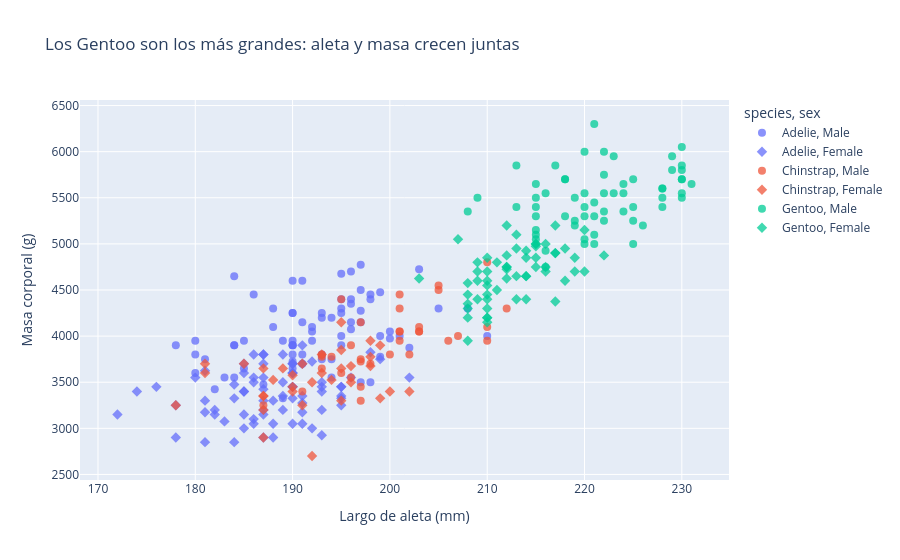

Source (notebook cell):
### Markdown cell above
## 5. Interactividad con Plotly Express y lectura analítica
`hover` para detalle, **zoom**, clic en la leyenda para filtrar, exportar a HTML para compartir.

### Code cell
fig = px.scatter(penguins, x="flipper_length_mm", y="body_mass_g", color="species", symbol="sex",
                 hover_data=["island", "bill_length_mm", "bill_depth_mm"],
                 labels={"flipper_length_mm": "Largo de aleta (mm)", "body_mass_g": "Masa corporal (g)"},
                 title="Los Gentoo son los más grandes: aleta y masa crecen juntas")
fig.update_traces(marker=dict(size=8, opacity=0.75))
fig.write_html("penguins_interactivo.html")
fig.show()

### Figure 1 — Plotly figure (JSON) as saved in the notebook; plotly's stock layout.template omitted (floating-point values rounded to 4 significant figures; data arrays with more than 128 entries replaced by an {"elided": "..."} marker saying what was removed)
{"data": [{"customdata": {"elided": "73x3 mixed values"}, "hovertemplate": "species=Adelie<br>sex=Male<br>Largo de aleta (mm)=%{x}<br>Masa corporal (g)=%{y}<br>island=%{customdata[0]}<br>bill_length_mm=%{customdata[1]}<br>bill_depth_mm=%{customdata[2]}<extra></extra>", "legendgroup": "Adelie, Male", "marker": {"color": "#636efa", "opacity": 0.75, "size": 8, "symbol": "circle"}, "mode": "markers", "name": "Adelie, Male", "orientation": "v", "showlegend": true, "type": "scatter", "x": [181.0, 190.0, 195.0, 191.0, 198.0, 197.0, 194.0, 180.0, 185.0, 180.0, 183.0, 180.0, 178.0, 184.0, 196.0, 190.0, 184.0, 195.0, 196.0, 190.0, 182.0, 191.0, 188.0, 200.0, 191.0, 193.0, 194.0, 195.0, 192.0, 192.0, 188.0, 198.0, 190.0, 197.0, 195.0, 184.0, 195.0, 196.0, 193.0, 194.0, 190.0, 189.0, 205.0, 186.0, 208.0, 196.0, 192.0, 203.0, 190.0, 184.0, 190.0, 197.0, 191.0, 197.0, 196.0, 199.0, 189.0, 198.0, 202.0, 199.0, 195.0, 210.0, 197.0, 199.0, 190.0, 200.0, 193.0, 187.0, 190.0, 185.0, 190.0, 193.0, 201.0], "xaxis": "x", "y": [3750.0, 3650.0, 4675.0, 3800.0, 4400.0, 4500.0, 4200.0, 3600.0, 3950.0, 3800.0, 3550.0, 3950.0, 3900.0, 3900.0, 4150.0, 3950.0, 4650.0, 3900.0, 4400.0, 4600.0, 3425.0, 4150.0, 4300.0, 4050.0, 3700.0, 3800.0, 3750.0, 4400.0, 4050.0, 3950.0, 4100.0, 4450.0, 3900.0, 4150.0, 4250.0, 3900.0, 4000.0, 4700.0, 4200.0, 3550.0, 3800.0, 3950.0, 4300.0, 4450.0, 4300.0, 4350.0, 4100.0, 4725.0, 4250.0, 3550.0, 3900.0, 4775.0, 4600.0, 4275.0, 4075.0, 3775.0, 3325.0, 3500.0, 3875.0, 4000.0, 4300.0, 4000.0, 3500.0, 4475.0, 3900.0, 3975.0, 4250.0, 3475.0, 3725.0, 3650.0, 4250.0, 3750.0, 4000.0], "yaxis": "y"}, {"customdata": {"elided": "73x3 mixed values"}, "hovertemplate": "species=Adelie<br>sex=Female<br>Largo de aleta (mm)=%{x}<br>Masa corporal (g)=%{y}<br>island=%{customdata[0]}<br>bill_length_mm=%{customdata[1]}<br>bill_depth_mm=%{customdata[2]}<extra></extra>", "legendgroup": "Adelie, Female", "marker": {"color": "#636efa", "opacity": 0.75, "size": 8, "symbol": "diamond"}, "mode": "markers", "name": "Adelie, Female", "orientation": "v", "showlegend": true, "type": "scatter", "x": [186.0, 195.0, 193.0, 181.0, 182.0, 185.0, 195.0, 184.0, 174.0, 189.0, 187.0, 187.0, 172.0, 178.0, 188.0, 195.0, 180.0, 181.0, 182.0, 186.0, 185.0, 190.0, 186.0, 190.0, 187.0, 186.0, 181.0, 185.0, 185.0, 184.0, 195.0, 190.0, 190.0, 196.0, 190.0, 191.0, 187.0, 189.0, 187.0, 191.0, 189.0, 190.0, 202.0, 185.0, 187.0, 190.0, 178.0, 192.0, 183.0, 193.0, 199.0, 181.0, 198.0, 193.0, 191.0, 188.0, 189.0, 187.0, 176.0, 186.0, 191.0, 191.0, 190.0, 193.0, 187.0, 191.0, 185.0, 193.0, 188.0, 192.0, 184.0, 195.0, 187.0], "xaxis": "x", "y": [3800.0, 3250.0, 3450.0, 3625.0, 3200.0, 3700.0, 3450.0, 3325.0, 3400.0, 3800.0, 3800.0, 3200.0, 3150.0, 3250.0, 3300.0, 3325.0, 3550.0, 3300.0, 3150.0, 3100.0, 3000.0, 3450.0, 3500.0, 3450.0, 2900.0, 3550.0, 2850.0, 3150.0, 3600.0, 2850.0, 3350.0, 3050.0, 3600.0, 3550.0, 3700.0, 3700.0, 3550.0, 3200.0, 3800.0, 3350.0, 3500.0, 3600.0, 3550.0, 3400.0, 3300.0, 3700.0, 2900.0, 3725.0, 3075.0, 2925.0, 3750.0, 3175.0, 3825.0, 3200.0, 3900.0, 2900.0, 3350.0, 3150.0, 3450.0, 3050.0, 3275.0, 3050.0, 3325.0, 3500.0, 3425.0, 3175.0, 3400.0, 3400.0, 3050.0, 3000.0, 3475.0, 3450.0, 3700.0], "yaxis": "y"}, {"customdata": [["Dream", 50.0, 19.5], ["Dream", 51.3, 19.2], ["Dream", 52.7, 19.8], ["Dream", 51.3, 18.2], ["Dream", 51.3, 19.9], ["Dream", 51.7, 20.3], ["Dream", 52.0, 18.1], ["Dream", 50.5, 19.6], ["Dream", 50.3, 20.0], ["Dream", 49.2, 18.2], ["Dream", 48.5, 17.5], ["Dream", 50.6, 19.4], ["Dream", 52.0, 19.0], ["Dream", 49.5, 19.0], ["Dream", 52.8, 20.0], ["Dream", 54.2, 20.8], ["Dream", 51.0, 18.8], ["Dream", 49.7, 18.6], ["Dream", 52.0, 20.7], ["Dream", 53.5, 19.9], ["Dream", 49.0, 19.5], ["Dream", 50.9, 19.1], ["Dream", 50.8, 18.5], ["Dream", 49.0, 19.6], ["Dream", 51.5, 18.7], ["Dream", 51.4, 19.0], ["Dream", 50.7, 19.7], ["Dream", 52.2, 18.8], ["Dream", 49.3, 19.9], ["Dream", 50.2, 18.8], ["Dream", 51.9, 19.5], ["Dream", 55.8, 19.8], ["Dream", 49.6, 18.2], ["Dream", 50.8, 19.0]], "hovertemplate": "species=Chinstrap<br>sex=Male<br>Largo de aleta (mm)=%{x}<br>Masa corporal (g)=%{y}<br>island=%{customdata[0]}<br>bill_length_mm=%{customdata[1]}<br>bill_depth_mm=%{customdata[2]}<extra></extra>", "legendgroup": "Chinstrap, Male", "marker": {"color": "#EF553B", "opacity": 0.75, "size": 8, "symbol": "circle"}, "mode": "markers", "name": "Chinstrap, Male", "orientation": "v", "showlegend": true, "type": "scatter", "x": [196.0, 193.0, 197.0, 197.0, 198.0, 194.0, 201.0, 201.0, 197.0, 195.0, 191.0, 193.0, 197.0, 200.0, 205.0, 201.0, 203.0, 195.0, 210.0, 205.0, 210.0, 196.0, 201.0, 212.0, 187.0, 201.0, 203.0, 197.0, 203.0, 202.0, 206.0, 207.0, 193.0, 210.0], "xaxis": "x", "y": [3900.0, 3650.0, 3725.0, 3750.0, 3700.0, 3775.0, 4050.0, 4050.0, 3300.0, 4400.0, 3400.0, 3800.0, 4150.0, 3800.0, 4550.0, 4300.0, 4100.0, 3600.0, 4800.0, 4500.0, 3950.0, 3550.0, 4450.0, 4300.0, 3250.0, 3950.0, 4050.0, 3450.0, 4050.0, 3800.0, 3950.0, 4000.0, 3775.0, 4100.0], "yaxis": "y"}, {"customdata": [["Dream", 46.5, 17.9], ["Dream", 45.4, 18.7], ["Dream", 45.2, 17.8], ["Dream", 46.1, 18.2], ["Dream", 46.0, 18.9], ["Dream", 46.6, 17.8], ["Dream", 47.0, 17.3], ["Dream", 45.9, 17.1], ["Dream", 58.0, 17.8], ["Dream", 46.4, 18.6], ["Dream", 42.4, 17.3], ["Dream", 43.2, 16.6], ["Dream", 46.7, 17.9], ["Dream", 50.5, 18.4], ["Dream", 46.4, 17.8], ["Dream", 40.9, 16.6], ["Dream", 42.5, 16.7], ["Dream", 47.5, 16.8], ["Dream", 47.6, 18.3], ["Dream", 46.9, 16.6], ["Dream", 46.2, 17.5], ["Dream", 45.5, 17.0], ["Dream", 50.9, 17.9], ["Dream", 50.1, 17.9], ["Dream", 49.8, 17.3], ["Dream", 48.1, 16.4], ["Dream", 45.7, 17.3], ["Dream", 42.5, 17.3], ["Dream", 45.2, 16.6], ["Dream", 45.6, 19.4], ["Dream", 46.8, 16.5], ["Dream", 45.7, 17.0], ["Dream", 43.5, 18.1], ["Dream", 50.2, 18.7]], "hovertemplate": "species=Chinstrap<br>sex=Female<br>Largo de aleta (mm)=%{x}<br>Masa corporal (g)=%{y}<br>island=%{customdata[0]}<br>bill_length_mm=%{customdata[1]}<br>bill_depth_mm=%{customdata[2]}<extra></extra>", "legendgroup": "Chinstrap, Female", "marker": {"color": "#EF553B", "opacity": 0.75, "size": 8, "symbol": "diamond"}, "mode": "markers", "name": "Chinstrap, Female", "orientation": "v", "showlegend": true, "type": "scatter", "x": [192.0, 188.0, 198.0, 178.0, 195.0, 193.0, 185.0, 190.0, 181.0, 190.0, 181.0, 187.0, 195.0, 200.0, 191.0, 187.0, 187.0, 199.0, 195.0, 192.0, 187.0, 196.0, 196.0, 190.0, 198.0, 199.0, 193.0, 187.0, 191.0, 194.0, 189.0, 195.0, 202.0, 198.0], "xaxis": "x", "y": [3500.0, 3525.0, 3950.0, 3250.0, 4150.0, 3800.0, 3700.0, 3575.0, 3700.0, 3450.0, 3600.0, 2900.0, 3300.0, 3400.0, 3700.0, 3200.0, 3350.0, 3900.0, 3850.0, 2700.0, 3650.0, 3500.0, 3675.0, 3400.0, 3675.0, 3325.0, 3600.0, 3350.0, 3250.0, 3525.0, 3650.0, 3650.0, 3400.0, 3775.0], "yaxis": "y"}, {"customdata": {"elided": "61x3 mixed values"}, "hovertemplate": "species=Gentoo<br>sex=Male<br>Largo de aleta (mm)=%{x}<br>Masa corporal (g)=%{y}<br>island=%{customdata[0]}<br>bill_length_mm=%{customdata[1]}<br>bill_depth_mm=%{customdata[2]}<extra></extra>", "legendgroup": "Gentoo, Male", "marker": {"color": "#00cc96", "opacity": 0.75, "size": 8, "symbol": "circle"}, "mode": "markers", "name": "Gentoo, Male", "orientation": "v", "showlegend": true, "type": "scatter", "x": [230.0, 218.0, 215.0, 219.0, 215.0, 216.0, 213.0, 217.0, 221.0, 222.0, 218.0, 215.0, 215.0, 215.0, 220.0, 222.0, 230.0, 220.0, 219.0, 208.0, 225.0, 216.0, 222.0, 225.0, 215.0, 220.0, 225.0, 220.0, 220.0, 224.0, 221.0, 231.0, 230.0, 229.0, 223.0, 221.0, 221.0, 230.0, 220.0, 223.0, 221.0, 224.0, 228.0, 218.0, 230.0, 228.0, 224.0, 226.0, 216.0, 225.0, 228.0, 228.0, 215.0, 219.0, 209.0, 229.0, 230.0, 230.0, 222.0, 222.0, 213.0], "xaxis": "x", "y": [5700.0, 5700.0, 5400.0, 5200.0, 5150.0, 5550.0, 5850.0, 5850.0, 6300.0, 5350.0, 5700.0, 5050.0, 5100.0, 5650.0, 5550.0, 5250.0, 6050.0, 5400.0, 5250.0, 5350.0, 5700.0, 4750.0, 5550.0, 5400.0, 5300.0, 5300.0, 5000.0, 5050.0, 5000.0, 5550.0, 5300.0, 5650.0, 5700.0, 5800.0, 5550.0, 5000.0, 5100.0, 5800.0, 6000.0, 5950.0, 5450.0, 5350.0, 5600.0, 5300.0, 5550.0, 5400.0, 5650.0, 5200.0, 4925.0, 5250.0, 5600.0, 5500.0, 5500.0, 5500.0, 5500.0, 5950.0, 5500.0, 5850.0, 6000.0, 5750.0, 5400.0], "yaxis": "y"}, {"customdata": {"elided": "58x3 mixed values"}, "hovertemplate": "species=Gentoo<br>sex=Female<br>Largo de aleta (mm)=%{x}<br>Masa corporal (g)=%{y}<br>island=%{customdata[0]}<br>bill_length_mm=%{customdata[1]}<br>bill_depth_mm=%{customdata[2]}<extra></extra>", "legendgroup": "Gentoo, Female", "marker": {"color": "#00cc96", "opacity": 0.75, "size": 8, "symbol": "diamond"}, "mode": "markers", "name": "Gentoo, Female", "orientation": "v", "showlegend": true, "type": "scatter", "x": [211.0, 210.0, 210.0, 211.0, 209.0, 214.0, 214.0, 210.0, 210.0, 209.0, 215.0, 213.0, 215.0, 210.0, 209.0, 207.0, 220.0, 213.0, 208.0, 208.0, 210.0, 217.0, 210.0, 213.0, 210.0, 210.0, 217.0, 208.0, 208.0, 208.0, 214.0, 219.0, 220.0, 216.0, 217.0, 216.0, 209.0, 215.0, 212.0, 212.0, 212.0, 218.0, 212.0, 218.0, 212.0, 214.0, 222.0, 203.0, 219.0, 215.0, 210.0, 208.0, 216.0, 213.0, 217.0, 214.0, 215.0, 212.0], "xaxis": "x", "y": [4500.0, 4450.0, 4550.0, 4800.0, 4400.0, 4650.0, 4650.0, 4200.0, 4150.0, 4800.0, 5000.0, 4400.0, 5000.0, 4600.0, 4700.0, 5050.0, 5150.0, 4950.0, 4350.0, 3950.0, 4300.0, 4900.0, 4200.0, 5100.0, 4850.0, 4400.0, 4900.0, 4300.0, 4450.0, 4200.0, 4400.0, 4700.0, 4700.0, 4750.0, 5200.0, 4700.0, 4600.0, 4750.0, 4625.0, 4725.0, 4750.0, 4600.0, 4875.0, 4950.0, 4750.0, 4850.0, 4875.0, 4625.0, 4850.0, 4975.0, 4700.0, 4575.0, 5000.0, 4650.0, 4375.0, 4925.0, 4850.0, 5200.0], "yaxis": "y"}], "layout": {"legend": {"title": {"text": "species, sex"}, "tracegroupgap": 0}, "title": {"text": "Los Gentoo son los más grandes: aleta y masa crecen juntas"}, "xaxis": {"anchor": "y", "domain": [0.0, 1.0], "title": {"text": "Largo de aleta (mm)"}}, "yaxis": {"anchor": "x", "domain": [0.0, 1.0], "title": {"text": "Masa corporal (g)"}}}}
